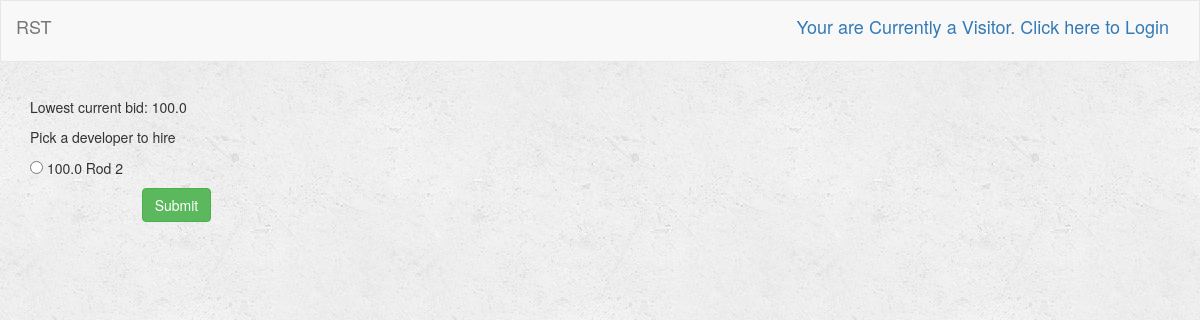
/turk/profile/2/job/2/bidder_list/, run on the app's committed database.
### turk/models.py (models this page shows, shortened)
class Job(models.Model):
    user = models.ForeignKey(User, on_delete=models.CASCADE, default=1)
    job_title = models.CharField(max_length=250)
    job_description = models.TextField()
    job_price = models.FloatField(default=0)
    is_complete = models.BooleanField(default=False) # job submitted
    is_late = models.BooleanField(default=False)
    is_rated = models.BooleanField(default=False)
    is_open = models.BooleanField(default=True) # Job is still open for bid
    lowest_bid = models.FloatField(validators=[MinValueValidator(0), MaxValueValidator(100)], default=0)
    bid_deadline = models.DateTimeField(default=datetime.now()+timedelta(7))
    job_deadline = models.DateTimeField(default=datetime.now()+timedelta(21))

class Bidder(models.Model):
    job = models.ForeignKey(Job, on_delete=models.CASCADE)
    user = models.ForeignKey(User, on_delete=models.CASCADE, default=1)
    price = models.FloatField(validators=[MinValueValidator(1), MaxValueValidator(100)], default=1)
    isHired = models.BooleanField(default=False)

### turk/views.py (the view, shortened to what this page needs)
# urls.py: url(r'^profile/(?P<user_id>[0-9]+)/job/(?P<job_id>[0-9]+)/bidder_list/$', views.bidder_list, name='bidder_list'),
def bidder_list(request, user_id, job_id):
    user = get_object_or_404(User, pk=user_id)
    job = Job.objects.get(pk=job_id)
    super_user = get_object_or_404(User, pk=1)
    bid_list = job.bidder_set.all().order_by('price')
    context = {
        'user': user,
        'job': job,
        'bid_list': bid_list,
    }
    return render(request, 'turk/bidder_list.html', context)

### turk/templates/turk/bidder_list.html (shortened to what this page needs)
{% extends 'turk/base.html' %}
{% block body %}
    <div class="container-fluid">
        <div class="row">
            <div class="col-sm-12 col-md-7">
                <div class="=panel panel-default">
                    <div class="panel-body">
                        <form class="form-horizontal" action="" method="post" enctype="multipart/form-data">
                            {% if job.lowest_bid > 0 %}
                                <p>Lowest current bid: {{job.lowest_bid}}</p>
                            {% else %}
                                <p>Lowest current bid: None</p>
                            {% endif %}
                            <p>Pick a developer to hire</p>
                            {% for bidder in bid_list %}
                                <p><input type="radio" value= {{bidder.user.id}},{{bidder.price}},{{bidder.id}},{{job.lowest_bid}} name="bidder"> {{bidder.price}} {{bidder.user.username}} {{bidder.id}} </input></p>
                            {% endfor %}
                            <div class="form-group">
                                <div class="col-sm-offset-2 col-sm-10">
                                    <button type="submit" class="btn btn-success">Submit</button>
                                </div>
                            </div>
                        </form>
                    </div>
                </div>
            </div>
        </div>
    </div>
{% endblock %}

### turk/static/turk/style.css (style rules this page uses)
body { background: white url("images/background.png"); }

### data on the page
Job: lowest_bid "100.0"
Bidder: price "100.0", user.username "Rod", id "2"
